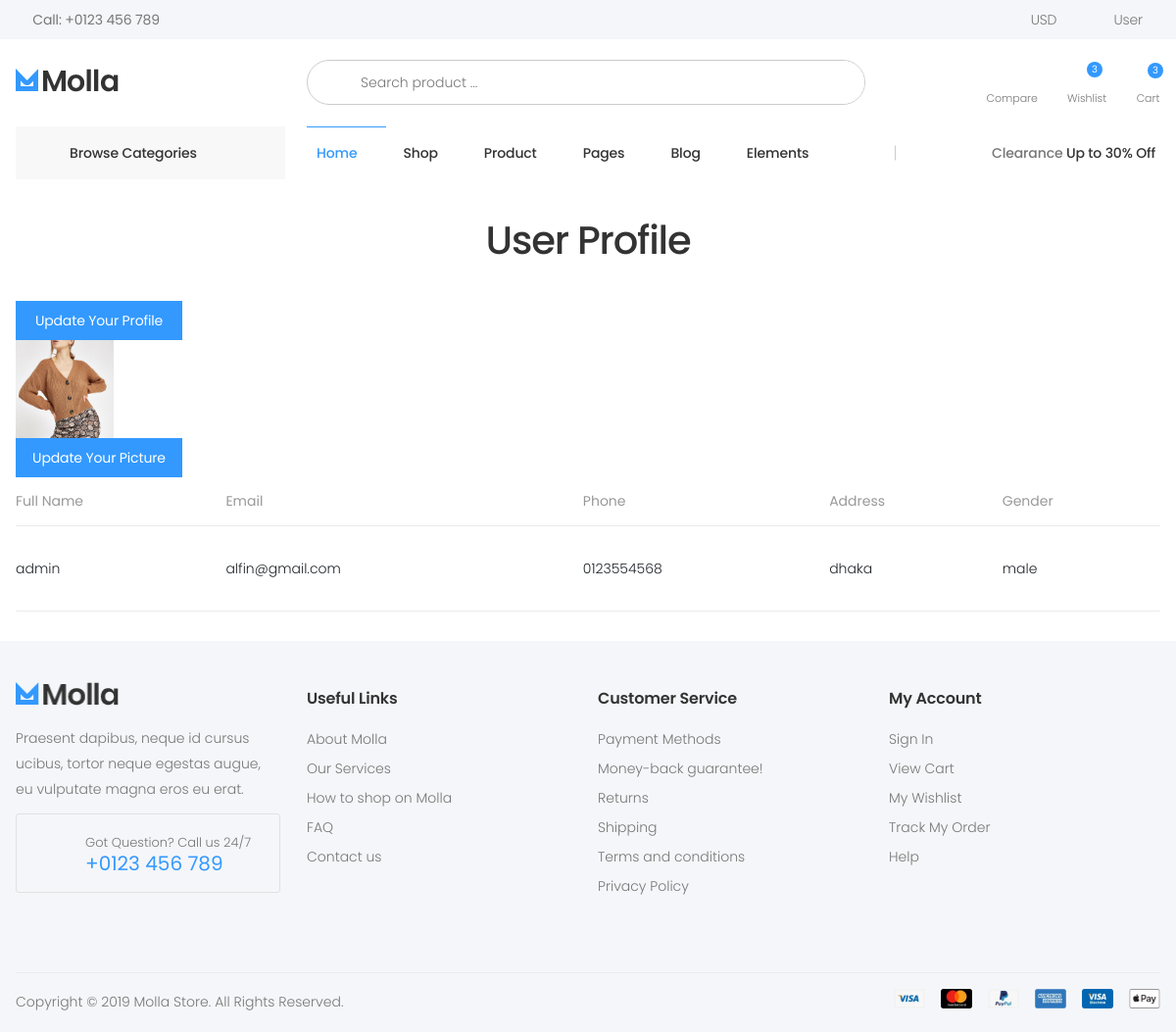
The app's page /user-profile-view/ (signed in) with its own data.
### appAccount/models.py (models this page shows, shortened)
class ProfilePicture(models.Model):
    user = models.OneToOneField(User, on_delete=models.CASCADE, related_name='pro_pics')
    image= models.ImageField(upload_to='profile_images')

class Profile(models.Model):
    CHOICE_GENDER = (
        ('male','male'),
        ('female','female')
    )
    user = models.OneToOneField(User, on_delete=models.CASCADE, related_name='profile',null=True)
    full_name = models.CharField(max_length=50,blank=True,null=True)
    email = models.EmailField(blank=True,null=True)
    phone = models.CharField(max_length=50,blank=True,null=True)
    address = models.CharField(max_length=200,blank=True,null=True)
    gender = models.CharField(max_length=6,choices=CHOICE_GENDER)
    create = models.DateTimeField(auto_now_add=True)

### appAccount/views.py (the view)
# urls.py: path('user-profile-view/',views.user_profile_view, name='user_profile_view'),
def user_profile_view(request):
    user_pro = Profile.objects.get(user=request.user)
    context = {
        'user_pro':user_pro,
    }
    return render(request,'AppAcccount/profile_view.html',context)

### Store/context_processors.py (called while the page is built)
def menus(request):
    menu_item = Category.objects.filter(main_category=None)
    return dict(menu_item=menu_item)

### Store/models.py (called while the page is built)
    def __str__(self):
        return f"{self.name}"

### appCart/models.py (called while the page is built)
    def total_price(self):
        total = self.quantity * self.cart_item.price
        totals = format(total,'0.2f')
        return totals

    def order_item_total(self):
        total = 0
        for total_order_item in self.order_item.all():
            total +=float(total_order_item.total_price())
        return total

### appCart/templatetags/cart_item.py (called while the page is built)
@register.filter
def cart_items(user):
    total_cart_item = Cart.objects.filter(user=user,purchase=False)
    return total_cart_item

@register.filter
def total_order_price(user):
    total_order_item_price = Order.objects.filter(user=user,ordered=False)
    if total_order_item_price.exists():
        return total_order_item_price[0].order_item_total()
    else:
        return 0

@register.filter
def total_cart_item_count(user):
    cart_item_count = Cart.objects.filter(user=user,purchase=False)
    return cart_item_count.count()

### templates/AppAcccount/profile_view.html
{% extends 'base.html' %}
{% load static %}
{% block content %}
<div class="container mt-4">
    <h2 class="text-center">User Profile</h2>
   <br>
   <a href="{% url 'user_profile_edit' %}" class="btn btn-primary">Update Your Profile</a>
   {% if request.user.pro_pics.image %}
   <img src="{{user.pro_pics.image.url}}" alt="" width="100px" height="100px"> </td>
   <a href="{% url 'update_Profile_Pic' %}" class="btn btn-primary">Update Your Picture</a>
   {% else %}
   <img src="/media/a.png" class="rounded-circle" width="100px" alt=""><br>
   <a href="{% url 'profile_picture' %}" class="btn btn-primary">Add Your Picture</a>
   {% endif %}
    <table class="table">
      <thead>
        <tr>
          <th>Full Name</th>
          <th>Email</th>
          <th>Phone</th>
          <th>Address</th>
          <th>Gender</th>
        </tr>
      </thead>
      <tbody>
        <tr>
          <td>{{user_pro.full_name}}</td>
          <td>{{user_pro.email}}</td>
          <td>{{user_pro.phone}}</td>
          <td>{{user_pro.address}}</td>
          <td>{{user_pro.gender}}</td>
        </tr>
      </tbody>
    </table>
  </div>
{% endblock %}

### templates/include/header.html (shortened to what this page needs)
{% load static %}
{% load cart_item %}
<div class="page-wrapper">
    <header class="header header-intro-clearance header-4">
        <div class="header-top">
            <div class="container">
                <div class="header-left">
                    <a href="tel:#"><i class="icon-phone"></i>Call: +0123 456 789</a>
                </div>
                <div class="header-right">
                    <ul class="top-menu">
                        <li>
                            <ul>
                                <li>
                                    <div class="header-dropdown">
                                        <a href="#">USD</a>
                                    </div>
                                </li>
                                <li>
                                    <div class="header-dropdown">
                                        <a href="#">User</a>
                                    </div>
                                </li>
                            </ul>
                        </li>
                    </ul>
                </div>
            </div>
        </div>
        <div class="header-middle">
            <div class="container">
                <div class="header-left">
                    <a href="/" class="logo">
                        <img src="{% static 'images/demos/demo-4/logo.png' %}" alt="Molla Logo" width="105" height="25">
                    </a>
                </div>
                <div class="header-center">
                    <div class="header-search header-search-extended header-search-visible d-none d-lg-block">
                        <form action="{% url 'search_product' %}" method="get">
                            <div class="header-search-wrapper search-wrapper-wide">
                                <button class="btn btn-primary" type="submit"><i class="icon-search"></i></button>
                                <input type="search" class="form-control" name="search_item" id="q" placeholder="Search product ..." required>
                            </div>
                        </form>
                    </div>
                </div>
                <div class="header-right">
                    <div class="dropdown compare-dropdown">
                        <a href="#" class="dropdown-toggle" role="button" data-toggle="dropdown" aria-haspopup="true" aria-expanded="false" data-display="static" title="Compare Products" aria-label="Compare Products">
                            <div class="icon">
                                <i class="icon-random"></i>
                            </div>
                            <p>Compare</p>
                        </a>
                    </div>
                    <div class="wishlist">
                        <a href="wishlist.html" title="Wishlist">
                            <div class="icon">
                                <i class="icon-heart-o"></i>
                                <span class="wishlist-count badge">3</span>
                            </div>
                            <p>Wishlist</p>
                        </a>
                    </div>
                    <div class="dropdown cart-dropdown">
                        <a href="#" class="dropdown-toggle" role="button" data-toggle="dropdown" aria-haspopup="true" aria-expanded="false" data-display="static">
                            <div class="icon">
                                <i class="icon-shopping-cart"></i>
                                <span class="cart-count">{{user|total_cart_item_count}}</span>
                            </div>
                            <p>Cart</p>
                        </a>
                    </div>
                </div>
            </div>
        </div>
        <div class="header-bottom sticky-header">
            <div class="container">
                <div class="header-left">
                    <div class="dropdown category-dropdown">
                        <a href="#" class="dropdown-toggle" role="button" data-toggle="dropdown" aria-haspopup="true" aria-expanded="false" data-display="static" title="Browse Categories">
                            Browse Categories <i class="icon-angle-down"></i>
                        </a>
                    </div>
                </div>
                <div class="header-center">
                    <nav class="main-nav">
                        <ul class="menu sf-arrows">
                            <li class="megamenu-container active">
                                <a href="index.html" class="sf-with-ul">Home</a>
                            </li>
                            <li>
                                <a href="category.html" class="sf-with-ul">Shop</a>
                            </li>
                            <li>
                                <a href="product.html" class="sf-with-ul">Product</a>
                            </li>
                            <li>
                                <a href="#" class="sf-with-ul">Pages</a>
                            </li>
                            <li>
                                <a href="blog.html" class="sf-with-ul">Blog</a>
                            </li>
                            <li>
                                <a href="elements-list.html" class="sf-with-ul">Elements</a>
                            </li>
                        </ul>
                    </nav>
                </div>
                <div class="header-right">
                    <i class="la la-lightbulb-o"></i><p>Clearance<span class="highlight">&nbsp;Up to 30% Off</span></p>
                </div>
            </div>
        </div>
    </header>

### Ecommerce/static/css/skins/skin-demo-4.css (style rules this page uses)
a { color:#39f }
.header-3 .header-search-extended .btn,.header-4 .header-search-extended .btn { background-color:transparent;color:#333 }
.btn-primary { color:#fff;background-color:#39f;border-color:#39f;box-shadow:none }
.wishlist a .wishlist-count { background-color:#39f }
.cart-dropdown .cart-count { background-color:#39f }
.menu li:hover>a,.menu li.show>a,.menu li.active>a { color:#39f }
.header-bottom .menu>li>a:before { background-color:#39f }
.category-dropdown .dropdown-toggle:before { background-color:#39f }
.header-4 .header-search .header-search-wrapper { border-color:#39f }

### records on screen
Profile: full_name "admin", email "alfin@gmail.com", phone "0123554568", address "dhaka", gender "male"

### other values on screen
{{ user|total_cart_item_count }} "3"
